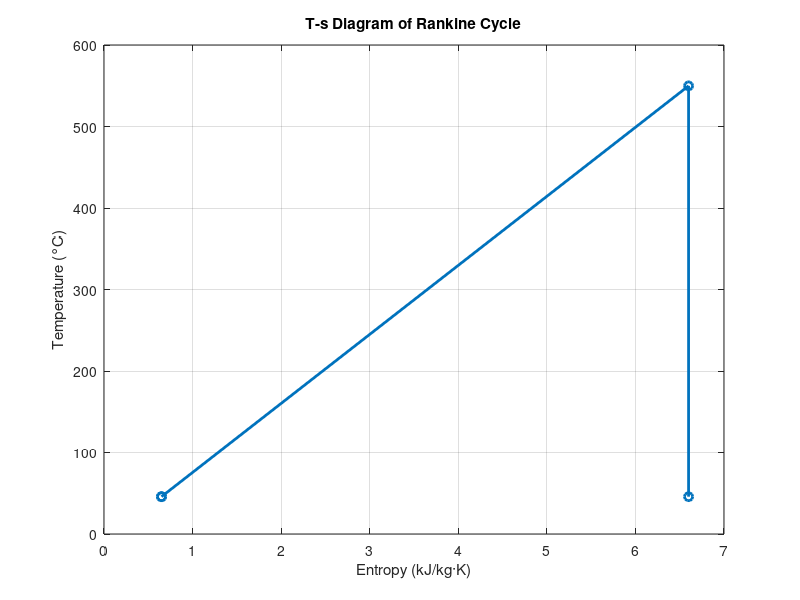
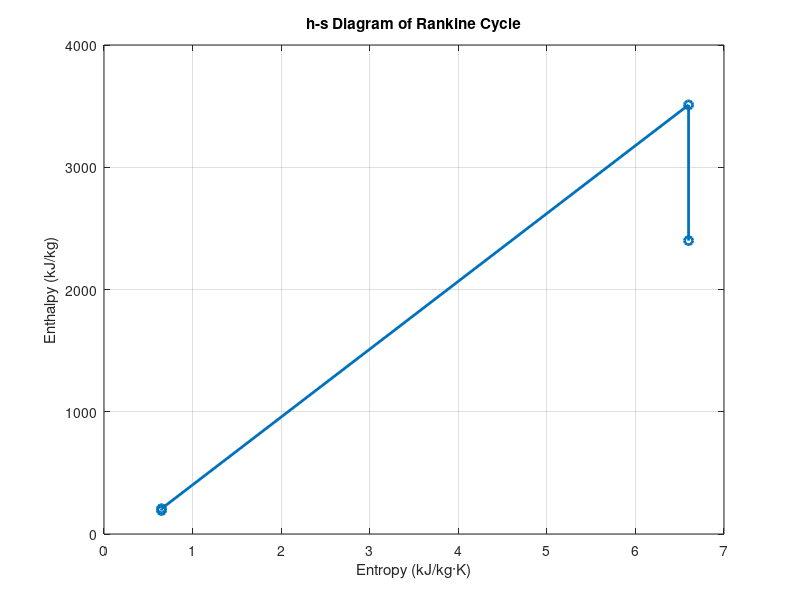
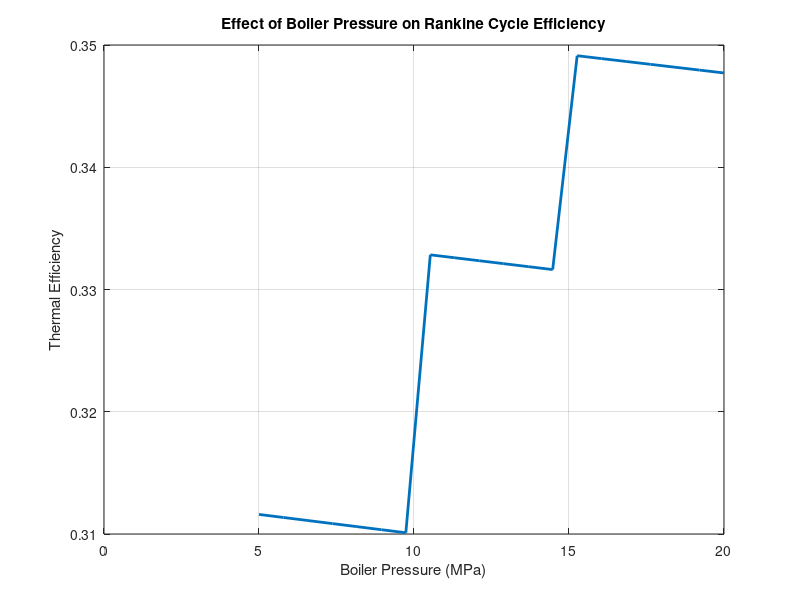

The MATLAB source for these figures, in order:
%% IDEAL RANKINE CYCLE

% INPUT PARAMETERS
Pb = 15e6;          
Pc = 10e3;          
T3 = 823;           

% Converting pressures to bar for steam tables
Pb_bar = Pb / 1e5;
Pc_bar = Pc / 1e5;

% STATE 1: CONDENSER EXIT
% Saturated liquid at condenser pressure
h1 = 191.8;    
s1 = 0.649;     
v1 = 0.00101;    

% STATE 2: PUMP EXIT (ISENTROPIC) 
wp = v1 * (Pb - Pc) / 1000;     
h2 = h1 + wp;
s2 = s1;

% STATE 3: BOILER EXIT
T3_C = T3 - 273.15;              
h3 = 3510;
s3 = 6.6;

% STATE 4: TURBINE EXIT (ISENTROPIC) 
s4 = s3;
h4 = 2400;

% PERFORMANCE PARAMETERS 
Wt = h3 - h4;     
Wp = h2 - h1;     
Wnet = Wt - Wp;

Qin = h3 - h2;

eta_th = Wnet / Qin;
BWR = Wp / Wt;

% DISPLAING THE RESULTS 
fprintf('--- IDEAL RANKINE CYCLE ---\n');
fprintf('Turbine Work = %.2f kJ/kg\n', Wt);
fprintf('Pump Work = %.2f kJ/kg\n', Wp);
fprintf('Net Work = %.2f kJ/kg\n', Wnet);
fprintf('Heat Added = %.2f kJ/kg\n', Qin);
fprintf('Thermal Efficiency = %.3f\n', eta_th);
fprintf('Back Work Ratio = %.4f\n', BWR);

%% NON-IDEAL RANKINE CYCLE
eta_t = 0.85;   % Turbine efficiency(let)
eta_p = 0.80;   % Pump efficiency(let)

% Actual pump work
h2_actual = h1 + (h2 - h1)/eta_p;

% Isentropic turbine exit
h4s = h4;

% Actual turbine exit
h4_actual = h3 - eta_t*(h3 - h4s);

% Recalculate performance
Wt_real = h3 - h4_actual;
Wp_real = h2_actual - h1;
Wnet_real = Wt_real - Wp_real;
Qin_real = h3 - h2_actual;

eta_real = Wnet_real / Qin_real;

fprintf('\n--- REAL RANKINE CYCLE ---\n');
fprintf('Net Work = %.2f kJ/kg\n', Wnet_real);
fprintf('Thermal Efficiency = %.3f\n', eta_real);

% plotting
Tsat = 45.8;
T = [Tsat, Tsat, T3_C, Tsat];
s = [s1, s2, s3, s4];
h = [h1, h2, h3, h4];

figure;
plot(s, T, '-o', 'LineWidth', 2);
xlabel('Entropy (kJ/kg·K)');
ylabel('Temperature (°C)');
title('T-s Diagram of Rankine Cycle');
grid on;

figure;
plot(s, h, '-o', 'LineWidth', 2);
xlabel('Entropy (kJ/kg·K)');
ylabel('Enthalpy (kJ/kg)');
title('h-s Diagram of Rankine Cycle');
grid on;

% Boiler Pressure Parametric Study
Pb_range = linspace(5e6, 20e6, 20);
eta_vec = zeros(size(Pb_range));

for i = 1:length(Pb_range)
    Pb = Pb_range(i);

  % taking approximate values from steam tables
    if Pb <= 10e6
        h3 = 3400;
    elseif Pb <= 15e6
        h3 = 3510;
    else
        h3 = 3600;
    end

    % Isentropic turbine outlet (approx)
    h4 = 2400;

    Wt = h3 - h4;
    Wp = v1*(Pb - Pc)/1000;
    Wnet = Wt - Wp;
    Qin = h3 - h2;

    eta_vec(i) = Wnet / Qin;
end

figure;
plot(Pb_range/1e6, eta_vec, 'LineWidth', 2);
xlabel('Boiler Pressure (MPa)');
ylabel('Thermal Efficiency');
title('Effect of Boiler Pressure on Rankine Cycle Efficiency');
grid on;


